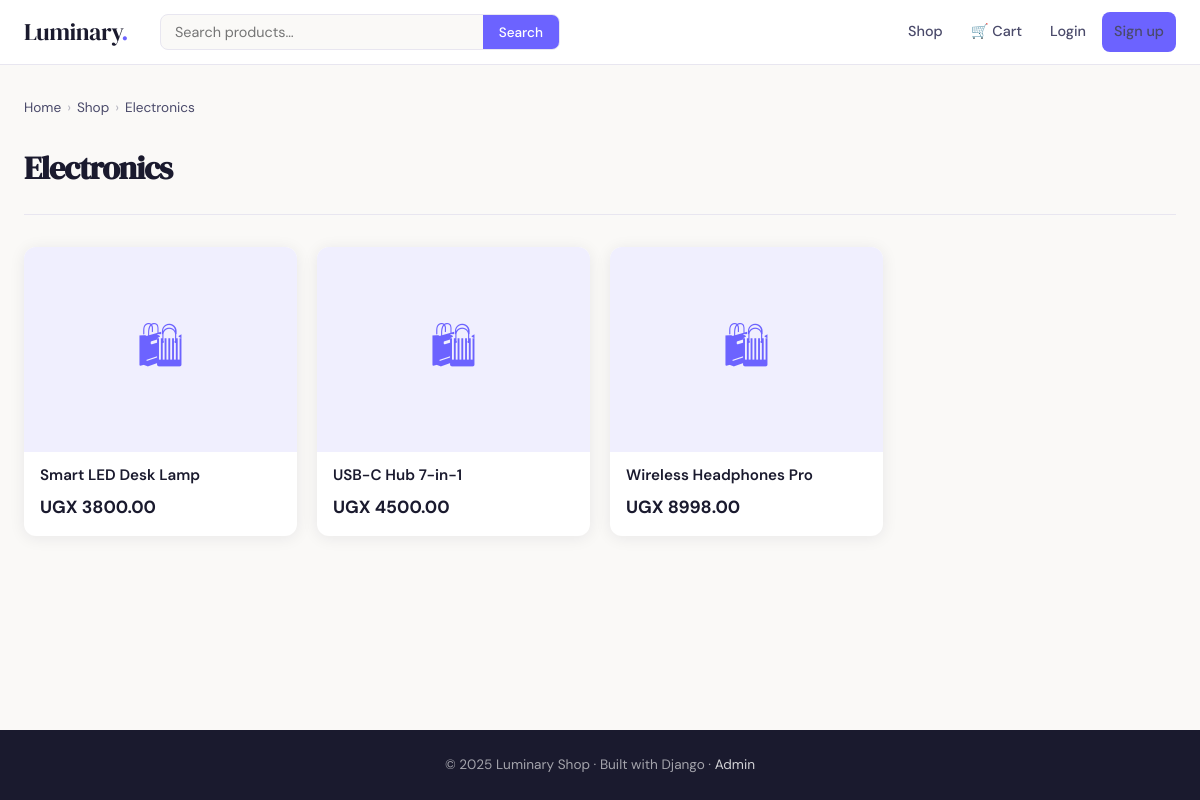
Page /category/electronics/ on the committed database.
### store/models.py (models this page shows, shortened)
class Category(models.Model):
    name = models.CharField(max_length=100)
    slug = models.SlugField(unique=True)
    description = models.TextField(blank=True)
    created_at = models.DateTimeField(auto_now_add=True)
    class Meta:
        verbose_name_plural = 'Categories'
        ordering = ['name']

class Product(models.Model):
    category = models.ForeignKey(Category, on_delete=models.CASCADE, related_name='products')
    name = models.CharField(max_length=200)
    slug = models.SlugField(unique=True)
    description = models.TextField()
    price = models.DecimalField(max_digits=10, decimal_places=2)
    original_price = models.DecimalField(max_digits=10, decimal_places=2, null=True, blank=True)
    image = models.ImageField(upload_to='products/', blank=True, null=True)
    stock = models.PositiveIntegerField(default=0)
    is_featured = models.BooleanField(default=False)
    is_active = models.BooleanField(default=True)
    created_at = models.DateTimeField(auto_now_add=True)
    updated_at = models.DateTimeField(auto_now=True)
    class Meta:
        ordering = ['-created_at']
    def get_absolute_url(self):
        return reverse('store:product_detail', kwargs={'slug': self.slug})
    @property
    def in_stock(self):
        return self.stock > 0

### store/views.py (the view)
# urls.py: path('category/<slug:slug>/', views.category_view, name='category'),
def category_view(request, slug):
    category = get_object_or_404(Category, slug=slug)
    products = Product.objects.filter(category=category, is_active=True)
    return render(request, 'store/category.html', {
        'category': category,
        'products': products,
    })

### store/context_processors.py (called while the page is built)
def cart_count(request):
    count = 0
    try:
        if request.user.is_authenticated:
            cart = Cart.objects.filter(user=request.user).first()
        else:
            sk = request.session.session_key
            cart = Cart.objects.filter(session_key=sk).first() if sk else None
        if cart:
            count = cart.item_count
    except Exception:
        pass
    return {'cart_count': count}

### store/templates/store/category.html (shortened to what this page needs)
{% extends "store/base.html" %}
{% block content %}
<div class="breadcrumb">
  <a href="{% url 'store:home' %}">Home</a><span class="breadcrumb-sep">›</span>
  <a href="{% url 'store:product_list' %}">Shop</a><span class="breadcrumb-sep">›</span>
  <span>{{ category.name }}</span>
</div>
<div class="page-header">
  <h1>{{ category.name }}</h1>
</div>
{% if products %}
  <div class="product-grid">
    {% for product in products %}
      <a href="{{ product.get_absolute_url }}" class="product-card">
        <div class="product-card-img">
          {% if product.image %}<img src="{{ product.image.url }}" alt="{{ product.name }}">{% else %}🛍{% endif %}
        </div>
        <div class="product-card-body">
          <div class="product-card-name">{{ product.name }}</div>
          <div class="product-card-price">
            <span class="price-current">UGX {{ product.price }}</span>
          </div>
        </div>
      </a>
    {% endfor %}
  </div>
{% else %}
  <p style="color:var(--ink-light);padding:40px 0">No products in this category yet.</p>
{% endif %}
{% endblock %}

### store/templates/store/base.html (style rules this page uses)
*, *::before, *::after { box-sizing: border-box; margin: 0; padding: 0; }
:root { --ink: #1a1a2e; --ink-light: #4a4a6a; --accent: #6c63ff; --accent-light: #f0effe; --cream: #faf9f7; --white: #ffffff; --border: #e8e6f0; --success: #22c55e; --danger: #ef4444; --warning: #f59e0b; --radius: 12px; --shadow: 0 2px 16px rgba(26,26,46,.08); --shadow-lg: 0 8px 40px rgba(26,26,46,.14); }
body { font-family: 'DM Sans', sans-serif; background: var(--cream); color: var(--ink); line-height: 1.6; min-height: 100vh; display: flex; flex-direction: column; }
.product-grid { display: grid; grid-template-columns: repeat(auto-fill, minmax(220px, 1fr)); gap: 20px; }
.product-card { background: var(--white); border-radius: var(--radius); overflow: hidden; box-shadow: var(--shadow); transition: transform .2s, box-shadow .2s; text-decoration: none; color: inherit; display: block; }
.product-card-img { width: 100%; aspect-ratio: 4/3; object-fit: cover; background: var(--accent-light); display: flex; align-items: center; justify-content: center; color: var(--accent); font-size: 3rem; }
.product-card-body { padding: 14px 16px; }
.product-card-name { font-size: .95rem; font-weight: 600; margin-bottom: 8px; line-height: 1.3; }
.product-card-price { display: flex; align-items: center; gap: 8px; }
.price-current { font-size: 1.1rem; font-weight: 700; color: var(--ink); }
.page-header { margin-bottom: 32px; padding-bottom: 20px; border-bottom: 1px solid var(--border); }
.page-header h1 { font-family: 'DM Serif Display', serif; font-size: 2rem; letter-spacing: -.03em; }
.breadcrumb { display: flex; gap: 6px; align-items: center; font-size: .85rem; color: var(--ink-light); margin-bottom: 24px; }
.breadcrumb a { color: var(--ink-light); text-decoration: none; }
.breadcrumb-sep { opacity: .4; }

### rows in the picture
Category: name "Electronics"
Product: name "Smart LED Desk Lamp", price "3800.00"
Product: name "USB-C Hub 7-in-1", price "4500.00"
Product: name "Wireless Headphones Pro", price "8998.00"
